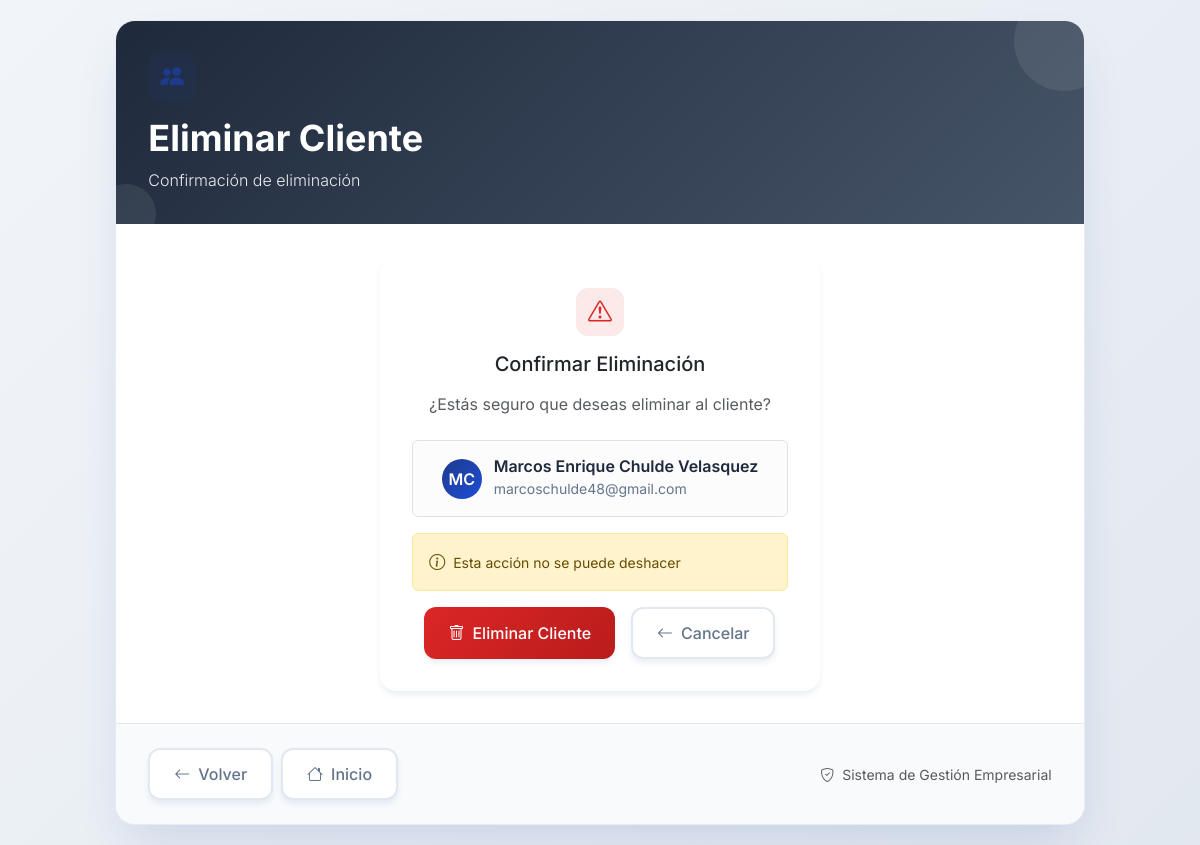
Screenshot of /productos/clientes/eliminar/38/ with the database file from the repository.
### CrudProducto/models.py (models this page shows, shortened)
class Persona(models.Model):
    nombre = models.CharField(max_length=100)
    apellidos = models.CharField(max_length=100)
    cedula = models.CharField(max_length=20, unique=True)
    telefono = models.CharField(max_length=15)
    correo = models.EmailField()
    class Meta:
        abstract = True  # No se creará tabla en la BD

class Cliente(Persona):
    OPCIONES = [
        ('Si', 'Sí'),
        ('No', 'No'),
    ]
    cliente_frecuente = models.CharField(max_length=2, choices=OPCIONES)

### CrudProducto/views.py (the view)
# urls.py: path('clientes/eliminar/<int:id>/', views.eliminar_cliente, name='eliminar_cliente'),
def eliminar_cliente(request, id):
    cliente = get_object_or_404(Cliente, pk=id)
    if request.method == 'POST':
        cliente.delete()
        return redirect('productos:listar_clientes')
    return render(request, 'cliente.html', {
        'cliente': cliente,
        'title': 'Eliminar Cliente',
        'vista': 'delete'
    })

### CrudProducto/templates/cliente.html (shortened to what this page needs)
<!DOCTYPE html>
<html lang="es">
<head>
    <link href="https://cdn.jsdelivr.net/npm/bootstrap@5.3.0/dist/css/bootstrap.min.css" rel="stylesheet">
    <link rel="stylesheet" href="https://cdn.jsdelivr.net/npm/bootstrap-icons@1.11.0/font/bootstrap-icons.css">
</head>
<body>
    <div class="container-fluid px-3">
        <div class="row justify-content-center">
            <div class="col-12 col-xl-10">
                <div class="main-container">
                    <div class="header-section">
                        <div class="icon-box icon-primary d-inline-flex">
                            <i class="bi bi-people-fill"></i>
                        </div>
                        <h1 class="header-title">{{ title }}</h1>
                        <p class="header-subtitle mb-0">
                            {% if vista == "lista" %}
                                Gestiona tus clientes de forma profesional
                            {% elif vista == "form" %}
                                {% if object %}Actualizar información del cliente{% else %}Registrar nuevo cliente{% endif %}
                            {% elif vista == "delete" %}
                                Confirmación de eliminación
                            {% endif %}
                        </p>
                    </div>
                    <div class="content-section">
                        {% if vista == "lista" %}
                            <div class="mb-4">
                                <h5 class="mb-1">Directorio de Clientes</h5>
                                <p class="text-muted mb-0">{{ clientes|length }} cliente{{ clientes|length|pluralize }}</p>
                            </div>
                            <div class="table-responsive">
                                <table class="table table-elegant mb-0">
                                    <thead>
                                        <tr>
                                            <th><i class="bi bi-person me-2"></i>Cliente</th>
                                            <th><i class="bi bi-card-text me-2"></i>Identificación</th>
                                            <th><i class="bi bi-telephone me-2"></i>Contacto</th>
                                            <th><i class="bi bi-star me-2"></i>Estado</th>
                                            <th><i class="bi bi-gear me-2"></i>Acciones</th>
                                        </tr>
                                    </thead>
                                    <tbody>
                                        {% for c in clientes %}
                                        <tr>
                                            <td>
                                                <div class="client-info">
                                                    <div class="client-avatar">
                                                        {{ c.nombre|first|upper }}{{ c.apellidos|first|upper }}
                                                    </div>
                                                    <div class="client-details">
                                                        <h6>{{ c.nombre }} {{ c.apellidos }}</h6>
                                                        <small>{{ c.correo }}</small>
                                                    </div>
                                                </div>
                                            </td>
                                            <td>
                                                <div>
                                                    <code class="bg-light px-2 py-1 rounded">{{ c.cedula }}</code>
                                                </div>
                                            </td>
                                            <td>
                                                <div>
                                                    <i class="bi bi-telephone me-2 text-muted"></i>{{ c.telefono }}
                                                </div>
                                            </td>
                                            <td>
                                                {% if c.cliente_frecuente %}
                                                    <span class="status-badge">
                                                        <i class="bi bi-star-fill me-1"></i>Frecuente
                                                    </span>
                                                {% else %}
                                                    <span class="status-badge regular">
                                                        <i class="bi bi-person me-1"></i>Regular
                                                    </span>
                                                {% endif %}
                                            </td>
                                            <td>
                                                <div class="action-buttons">
                                                    <a href="{% url 'productos:actualizar_cliente' c.id %}"
                                                       class="btn btn-warning-elegant btn-sm-elegant btn-elegant">
                                                        <i class="bi bi-pencil"></i>
                                                    </a>
                                                    <a href="{% url 'productos:eliminar_cliente' c.id %}"
                                                       class="btn btn-danger-elegant btn-sm-elegant btn-elegant">
                                                        <i class="bi bi-trash"></i>
                                                    </a>
                                                </div>
                                            </td>
                                        </tr>
                                        {% empty %}
                                        <tr>
                                            <td colspan="5" class="text-center py-5">
                                                <div class="icon-box icon-primary mx-auto mb-3">
                                                    <i class="bi bi-person-plus"></i>
                                                </div>
                                                <h6 class="text-muted">No hay clientes registrados</h6>
                                                <p class="text-muted mb-0">No se encontraron clientes en el sistema</p>
                                            </td>
                                        </tr>
                                        {% endfor %}
                                    </tbody>
                                </table>
                            </div>
                        {% elif vista == "delete" %}
                            <div class="row justify-content-center">
                                <div class="col-md-6">
                                    <div class="card-elegant border-danger">
                                        <div class="card-body text-center">
                                            <div class="icon-box mx-auto mb-3" style="background: rgba(220, 38, 38, 0.1); color: var(--danger-color);">
                                                <i class="bi bi-exclamation-triangle"></i>
                                            </div>
                                            <h5 class="mb-3">Confirmar Eliminación</h5>
                                            <p class="text-muted mb-4">
                                                ¿Estás seguro que deseas eliminar al cliente?
                                            </p>
                                            <div class="alert alert-light border">
                                                <div class="client-info justify-content-center">
                                                    <div class="client-avatar">
                                                        {{ cliente.nombre|first|upper }}{{ cliente.apellidos|first|upper }}
                                                    </div>
                                                    <div class="client-details text-start">
                                                        <h6>{{ cliente.nombre }} {{ cliente.apellidos }}</h6>
                                                        <small>{{ cliente.correo }}</small>
                                                    </div>
                                                </div>
                                            </div>
                                            <div class="alert alert-warning d-flex align-items-center" role="alert">
                                                <i class="bi bi-info-circle me-2"></i>
                                                <small>Esta acción no se puede deshacer</small>
                                            </div>
                                            <form method="post" class="d-flex gap-3 justify-content-center">
                                                <button type="submit" class="btn btn-danger-elegant btn-elegant">
                                                    <i class="bi bi-trash me-2"></i>Eliminar Cliente
                                                </button>
                                                <a href="{% url 'productos:listar_clientes' %}" class="btn btn-outline-elegant btn-elegant">
                                                    <i class="bi bi-arrow-left me-2"></i>Cancelar
                                                </a>
                                            </form>
                                        </div>
                                    </div>
                                </div>
                            </div>
                        {% endif %}
                    </div>
                    <div class="footer-section">
                        <div class="d-flex flex-column flex-md-row justify-content-between align-items-center gap-3">
                            <div class="d-flex gap-2">
                                <button onclick="history.back()" class="btn btn-outline-elegant btn-elegant">
                                    <i class="bi bi-arrow-left me-2"></i>Volver
                                </button>
                                <a href="{% url 'home' %}" class="btn btn-outline-elegant btn-elegant">
                                    <i class="bi bi-house me-2"></i>Inicio
                                </a>
                            </div>
                            <div class="text-muted small">
                                <i class="bi bi-shield-check me-1"></i>
                                Sistema de Gestión Empresarial
                            </div>
                        </div>
                    </div>
                </div>
            </div>
        </div>
    </div>
</body>
</html>

### CrudProducto/templates/cliente.html (style rules this page uses)
:root { --primary-color: #1e3a8a; --secondary-color: #64748b; --success-color: #059669; --warning-color: #d97706; --danger-color: #dc2626; --dark-color: #1e293b; --light-color: #f8fafc; --border-color: #e2e8f0; --accent-color: #475569; }
body { font-family: 'Inter', sans-serif; background: linear-gradient(135deg, #f1f5f9 0%, #e2e8f0 100%); min-height: 100vh; padding: 20px 0; }
.main-container { background: white; border-radius: 20px; box-shadow: 0 25px 50px -12px rgba(30, 58, 138, 0.15); overflow: hidden; backdrop-filter: blur(10px); border: 1px solid rgba(226, 232, 240, 0.8); }
.header-section { background: linear-gradient(135deg, var(--dark-color) 0%, var(--accent-color) 100%); color: white; padding: 2rem; position: relative; overflow: hidden; }
.header-section::before { content: ''; position: absolute; top: 0; right: 0; width: 100px; height: 100px; background: rgba(255, 255, 255, 0.08); border-radius: 50%; transform: translate(30px, -30px); }
.header-section::after { content: ''; position: absolute; bottom: 0; left: 0; width: 60px; height: 60px; background: rgba(255, 255, 255, 0.08); border-radius: 50%; transform: translate(-20px, 20px); }
.header-title { font-weight: 700; font-size: 2.25rem; margin: 0; position: relative; z-index: 1; }
.header-subtitle { font-weight: 300; opacity: 0.9; margin-top: 0.5rem; position: relative; z-index: 1; }
.content-section { padding: 2rem; }
.btn-elegant { border-radius: 12px; font-weight: 500; padding: 12px 24px; transition: all 0.3s ease; border: none; box-shadow: 0 4px 6px -1px rgba(30, 58, 138, 0.1); }
.btn-danger-elegant { background: linear-gradient(135deg, var(--danger-color) 0%, #b91c1c 100%); color: white; }
.btn-outline-elegant { border: 2px solid var(--border-color); background: white; color: var(--secondary-color); font-weight: 500; }
.card-elegant { border-radius: 16px; border: none; box-shadow: 0 4px 6px -1px rgba(30, 58, 138, 0.1); overflow: hidden; }
.card-elegant .card-body { padding: 2rem; }
.footer-section { background: var(--light-color); padding: 1.5rem 2rem; border-top: 1px solid var(--border-color); }
.icon-box { width: 48px; height: 48px; border-radius: 12px; display: flex; align-items: center; justify-content: center; font-size: 1.5rem; margin-bottom: 1rem; }
.icon-primary { background: rgba(30, 58, 138, 0.1); color: var(--primary-color); }
.client-info { display: flex; align-items: center; }
.client-avatar { width: 40px; height: 40px; border-radius: 50%; background: linear-gradient(135deg, var(--primary-color) 0%, #1d4ed8 100%); display: flex; align-items: center; justify-content: center; color: white; font-weight: 600; margin-right: 12px; }
.client-details h6 { margin: 0; font-weight: 600; color: var(--dark-color); }
.client-details small { color: var(--secondary-color); }

### rows the page displays
Cliente: nombre|first "M", apellidos|first "C", nombre "Marcos Enrique", apellidos "Chulde Velasquez", correo "marcoschulde48@gmail.com"

### other values shown
{{ title }} "Eliminar Cliente"
